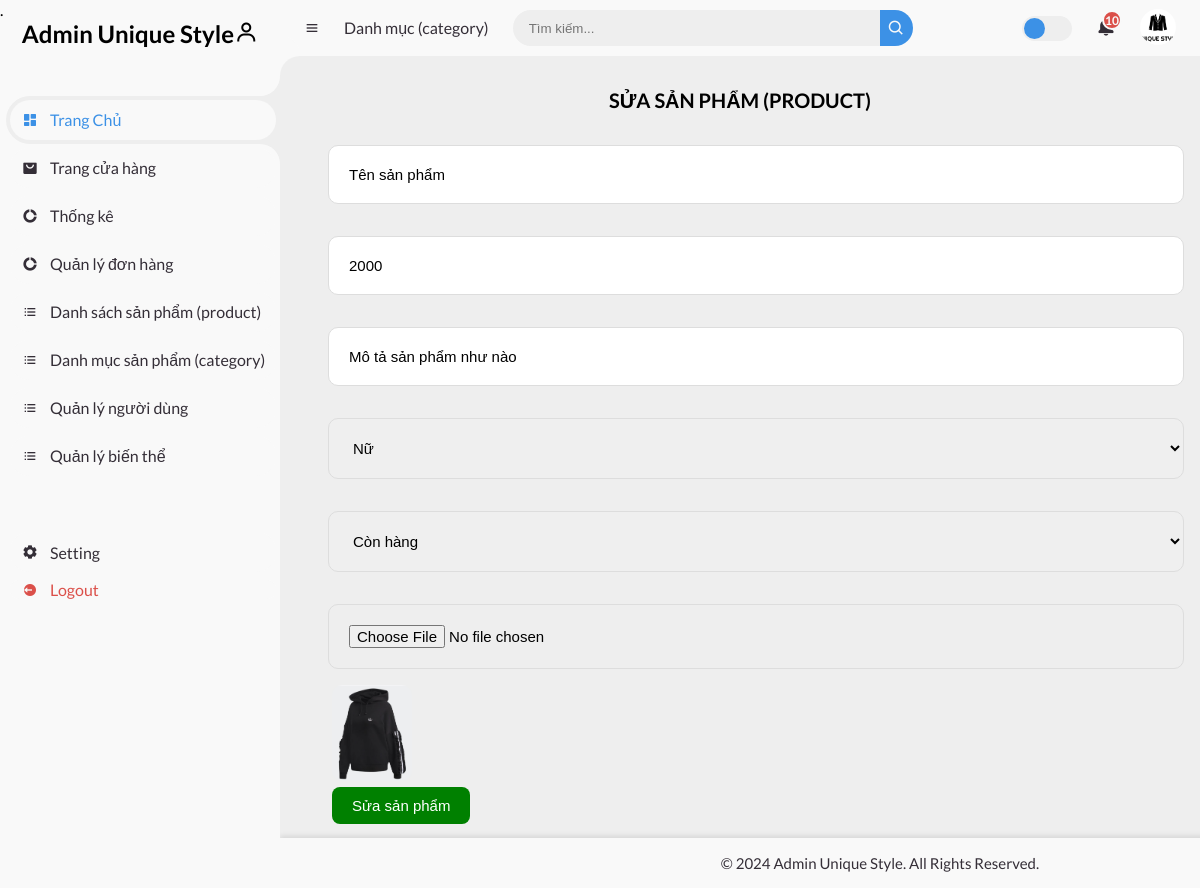
/admin-page/index.php?act=edit-product&id=2 (signed in), run on the app's committed database.
### tables this page shows
CREATE TABLE `products` (
  `id` int NOT NULL,
  `ProductName` varchar(100) NOT NULL,
  `Description` text NOT NULL,
  `Price` int NOT NULL,
  `CategoryID` int NOT NULL,
  `status` int NOT NULL,
  `image` text NOT NULL
);

CREATE TABLE `categories` (
  `CategoryID` int NOT NULL,
  `categoryName` varchar(100) NOT NULL
);

CREATE TABLE `status` (
  `statusID` int NOT NULL,
  `statusName` varchar(100) NOT NULL
);

### controllers/product/ProductController.php (called while the page is built, shortened)
<?php
class ProductController
{
    public $modelProduct;
    public function __construct()
    {
        $this->modelProduct = new Product();
    }
    public function edit()
    {
        $id = $_GET['id'];
        $productDetail = $this->modelProduct->getDetail($id);
        $statusList  = $this->modelProduct->getStatusList();
        $statusCategory  = $this->modelProduct->getCategoryList();
        require_once '../admin-page/views/header.php';
        require_once '../admin-page/views/product/productedit.php';
        require_once '../admin-page/views/footer.php';
    }
}

### admin-page/index.php (called while the page is built, shortened)
<?php
require_once '../common/function.php';
$router = new Router();
require_once '../controllers/product/ProductController.php';
require_once '../models/product/product.php';
$act = $_GET['act'] ?? '/';
$router->add('/', 'AdminController', 'index');
require_once '../routes/product/product.php';
$router->dispatch($act);

### common/function.php (called while the page is built)
<?php
function connectDB()
{
    $host   = DB_HOST;
    $dbname = DB_NAME;
    try {
        $conn = new PDO(
            "mysql:host=$host; dbname=$dbname",
            DB_USERNAME,
            DB_PASSWORD
        );
        $conn->setAttribute(PDO::ATTR_ERRMODE, PDO::ERRMODE_EXCEPTION);
        $conn->setAttribute(PDO::ATTR_DEFAULT_FETCH_MODE, PDO::FETCH_ASSOC);
        return $conn;
    } catch (\PDOException $e) {
        echo 'lỗi kết nối cơ sở dữ liệu' . $e->getMessage();
    }
}
?>

### models/product/product.php (called while the page is built, shortened)
<?php
class Product
{
    public $conn;
    public function __construct()
    {
        $this->conn = connectDB();
    }
    public function getDetail($id)
    {
        try {
            $sql = "SELECT u.*, r.statusName,
                    c.CategoryName
            FROM products u
            LEFT JOIN status r ON u.status = r.statusID
            LEFT JOIN categories c ON u.CategoryID = c.CategoryID
            WHERE u.id = :id";
            $stmt = $this->conn->prepare($sql);
            $stmt->bindParam(':id', $id, PDO::PARAM_INT);
            $stmt->execute();
            return $stmt->fetch();
        } catch (PDOException $e) {
            echo 'Lỗi: ' . $e->getMessage();
            return false;
        }
    }
    public function getStatusList()
    {
        try {
            $sql = "SELECT * FROM status";
            $stmt = $this->conn->prepare($sql);
            $stmt->execute();
            return $stmt->fetchAll(PDO::FETCH_ASSOC);
        } catch (PDOException $e) {
            echo 'Lỗi: ' . $e->getMessage();
            return false;
        }
    }
    public function getCategoryList()
    {
        try {
            $sql = "SELECT * FROM categories";
            $stmt = $this->conn->prepare($sql);
            $stmt->execute();
            return $stmt->fetchAll(PDO::FETCH_ASSOC);
        } catch (PDOException $e) {
            echo 'Lỗi: ' . $e->getMessage();
            return false;
        }
    }
}

### admin-page/views/product/productedit.php (the view, shortened to what this page needs)
<div class="admin-product-form-container">
    <form action="?act=update-product" method="post" enctype="multipart/form-data">
        <h3>Sửa sản phẩm (product)</h3>
        <input type="text" placeholder="Nhập tên của sản phẩm....." name="ProductName" value="<?= $productDetail['ProductName'] ?>" class="box" />
        <input type="number" placeholder="Nhập giá thành sản phẩm....." name="Price" value="<?= $productDetail['Price'] ?>" class="box" />
        <input type="text" placeholder="Mô tả chi tiết về sản phẩm....." name="Description" value="<?= $productDetail['Description'] ?>" class="box" />
        <select name="CategoryID" class="box">
            <?php foreach ($statusCategory as $category): ?>
                <option value="<?= $category['CategoryID'] ?>" <?= $productDetail['CategoryID'] == $category['CategoryID'] ? 'selected' : '' ?>>
                    <?= $category['categoryName'] ?>
                </option>
            <?php endforeach; ?>
        </select>
        <select name="status" class="box">
            <?php foreach ($statusList as $status): ?>
                <option value="<?= $status['statusID'] ?>" <?= $productDetail['status'] == $status['statusID'] ? 'selected' : '' ?>>
                    <?= $status['statusName'] ?>
                </option>
            <?php endforeach; ?>
        </select>
        <input type="file" name="image" class="box" /><br>
        <td>
            <img src="<?= $productDetail['image']; ?>" alt="Hình ảnh" width="80px" style="margin-left:20px;border-radius: 10px;">
        </td><br>
        <button type="submit" class="edit" style="margin-left:20px">Sửa sản phẩm</button>
    </form>
</div>

### admin-page/public/styles.css (style rules this page uses)
* { margin: 0; padding: 0; box-sizing: border-box; }
:root { --poppins: "Poppins", sans-serif; --lato: "Lato", sans-serif; --light: #f9f9f9; --blue: #3c91e6; --light-blue: #cfe8ff; --grey: #eee; --dark-grey: #aaaaaa; --dark: #342e37; --red: #db504a; --yellow: #ffce26; --light-yellow: #fff2c6; --orange: #fd7238; --light-orange: #ffe0d3; }
html { overflow-x: hidden; }
body { background: var(--grey); overflow-x: hidden; }
button.edit { color: white; background-color: green; border: none; border-radius: 8px; font-size: 15px; padding: 10px 20px; cursor: pointer; transition: all 0.3s ease; margin-top: 2px; margin-bottom: 2px; }
.admin-product-form-container form { margin: 0 auto; padding: 2rem; }
.admin-product-form-container form h3 { text-transform: uppercase; color: black; margin-bottom:1rem ; text-align: center; font-size: 20px; font-family: var(--lato); }
.admin-product-form-container form .box { width: 100%; border-radius: 10px; padding: 20px ; font-size: 15px; margin: 1rem; border: 1px solid #ddd; }

### data on the page
products: ProductName "Tên sản phẩm", Price "2000", Description "Mô tả sản phẩm như nào", CategoryID "Nữ", status "Còn hàng", image (picture)
